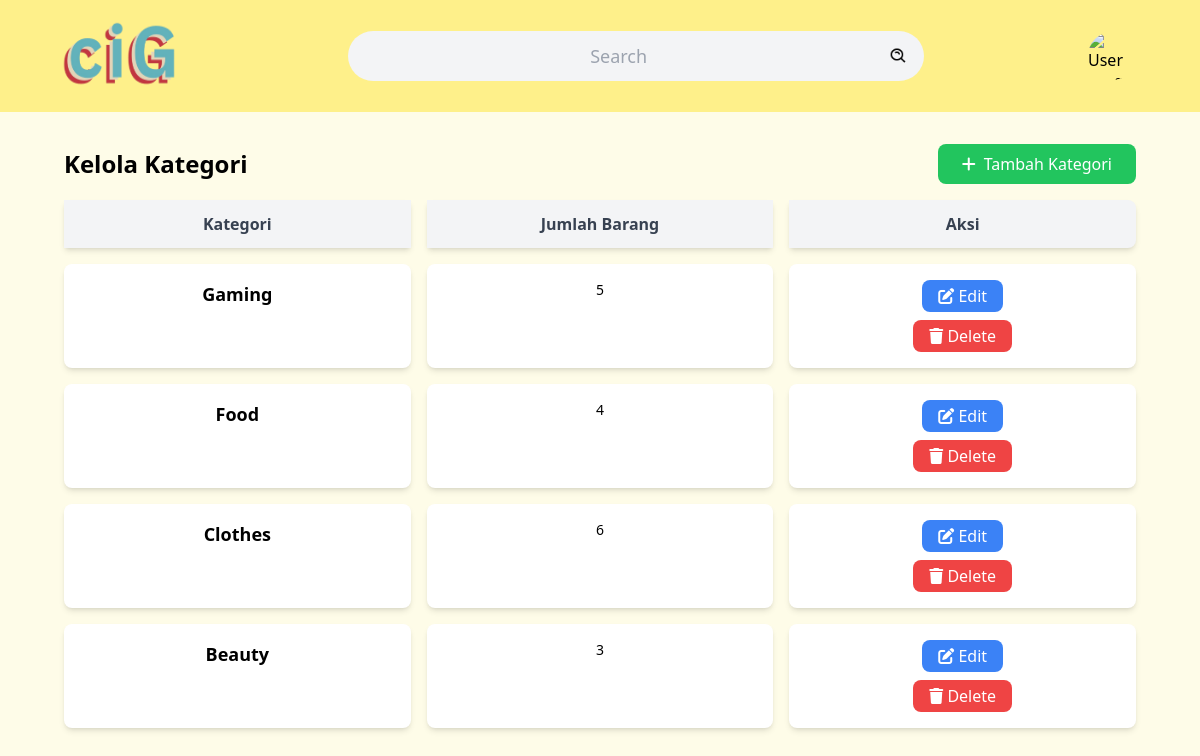
The app's page /atmin/admincat.php (signed in) with its own data.
### tables this page shows
CREATE TABLE IF NOT EXISTS `kategori` (
  `ID_kategori` int NOT NULL AUTO_INCREMENT,
  `nama_kategori` varchar(150) DEFAULT NULL,
  PRIMARY KEY (`ID_kategori`)
);

### atmin/admincat.php (the view, shortened to what this page needs)
<?php
require "../public/sess.php";
$query = "SELECT * FROM kategori";
?>
<!DOCTYPE html>
<html lang="en">
<head>
    <link rel="stylesheet" href="https://cdnjs.cloudflare.com/ajax/libs/font-awesome/6.0.0-beta3/css/all.min.css">
    <link rel="stylesheet" href="../public/css/style7.css">
</head>
<body class="font-sans bg-yellow-50">
    <div class="sticky top-0 flex items-center justify-between p-4 bg-yellow-200">
        <a href="atmindashboard.php">
            <img src="../public/photo/ciG.png" alt="ciGCentral" class="w-32 h-20 ml-10">
        </a>
        <div class="relative flex items-center w-3/4 max-w-xl p-2 mx-auto bg-gray-100 rounded-full">
            <form action="" class="flex items-center w-full">
                <input type="text" name="search" value="<?php if (isset($_GET['search'])) {
                    echo $_GET['search'];
                } ?>" placeholder="Search" class="w-full text-lg text-center bg-transparent outline-none">
                <button type="submit" class="p-2"><img src="../public/photo/search.png" width="20" height="20"
                        alt="Search"></button>
            </form>
        </div>
        <div class="relative">
            <img src="../public/photouser/<?php echo $_SESSION['fotouser']; ?>"
                class="w-12 h-12 mr-12 rounded-full cursor-pointer" alt="User profile" id="profileIcon">
        </div>
    </div>
    <div class="flex items-center justify-between mx-16 mt-8 mb-4">
        <h1 class="text-2xl font-bold text-center">Kelola Kategori</h1>
        <button class="flex items-center px-6 py-2 text-white bg-green-500 rounded-lg hover:bg-green-600"
            id="openAddCatModal">
            <i class="mr-2 fas fa-plus"></i> Tambah Kategori
        </button>
    </div>
    <div class="mx-16">
        <div class="grid grid-cols-3 gap-4 mb-4 font-bold text-center text-gray-700">
            <div class="px-6 py-3 bg-gray-100 shadow-md">Kategori</div>
            <div class="px-6 py-3 bg-gray-100 shadow-md">Jumlah Barang</div>
            <div class="px-6 py-3 bg-gray-100 rounded-tr-lg rounded-br-lg shadow-md">Aksi</div>
        </div>
        <?php $result = $conn->query($query);
        $row = $result->fetch_assoc();
        while ($row != null) {
            ?>
            <div class="grid grid-cols-3 gap-4 mb-4">
                <div class="p-4 text-center bg-white rounded-lg shadow-md">
                    <p class="text-lg font-semibold"><?php echo $row['nama_kategori']; ?></p>
                </div>
                <div class="p-4 text-center bg-white rounded-lg shadow-md">
                    <p class="text-sm">
                        <?php
                        $idcat = $row['ID_kategori'];
                        $countq = "SELECT COUNT(*) AS totalcategory FROM (SELECT * FROM produk WHERE ID_kategori = ?) AS sub;";
                        $stmtcountcat = $conn->prepare($countq);
                        $stmtcountcat->bind_param("i", $idcat);
                        $stmtcountcat->execute();
                        $rescat = $stmtcountcat->get_result();
                        $totalcat = $rescat->fetch_assoc();
                        echo $totalcat['totalcategory'];
                        ?>
                    </p>
                </div>
                <div class="p-4 text-center bg-white rounded-lg shadow-md">
                    <button type="button" class="px-4 py-1 text-white bg-blue-500 rounded-lg hover:bg-blue-600 edit-cat-btn"
                        data-cat-id="<?php echo $row['ID_kategori']; ?>"
                        data-cat-name="<?php echo $row['nama_kategori']; ?>">
                        <i class="fas fa-edit"></i> Edit
                    </button>
                    <form action="" method="POST" class="table-column">
                        <button type="submit" class="px-4 py-1 mt-2 text-white bg-red-500 rounded-lg hover:bg-red-600">
                            <i class="fas fa-trash"></i> Delete
                        </button>
                    </form>
                </div>
            </div>
            <?php $row = $result->fetch_assoc();
        } ?>
    </div>
</body>
</html>

### public/css/style7.css (style rules this page uses)
html, :host { line-height: 1.5; -webkit-text-size-adjust: 100%; -moz-tab-size: 4; -o-tab-size: 4; tab-size: 4; font-family: ui-sans-serif, system-ui, sans-serif, "Apple Color Emoji", "Segoe UI Emoji", "Segoe UI Symbol", "Noto Color Emoji"; font-feature-settings: normal; font-variation-settings: normal; -webkit-tap-highlight-color: transparent; }
body { margin: 0; line-height: inherit; }
h1, h2, h3, h4, h5, h6 { font-size: inherit; font-weight: inherit; }
a { color: inherit; text-decoration: inherit; }
button, input, optgroup, select, textarea { font-family: inherit; font-feature-settings: inherit; font-variation-settings: inherit; font-size: 100%; font-weight: inherit; line-height: inherit; letter-spacing: inherit; color: inherit; margin: 0; padding: 0; }
button, select { text-transform: none; }
button, input:where([type='button']), input:where([type='reset']), input:where([type='submit']) { -webkit-appearance: button; background-color: transparent; background-image: none; }
blockquote, dl, dd, h1, h2, h3, h4, h5, h6, hr, figure, p, pre { margin: 0; }
input::placeholder, textarea::placeholder { opacity: 1; color: #9ca3af; }
button, [role="button"] { cursor: pointer; }
img, svg, video, canvas, audio, iframe, embed, object { display: block; vertical-align: middle; }
img, video { max-width: 100%; height: auto; }
.relative { position: relative; }
.sticky { position: sticky; }
.top-0 { top: 0px; }
.mx-16 { margin-left: 4rem; margin-right: 4rem; }
.mx-auto { margin-left: auto; margin-right: auto; }
.mb-4 { margin-bottom: 1rem; }
.ml-10 { margin-left: 2.5rem; }
.mr-12 { margin-right: 3rem; }
.mr-2 { margin-right: 0.5rem; }
.mt-2 { margin-top: 0.5rem; }
.mt-8 { margin-top: 2rem; }
.flex { display: flex; }
.grid { display: grid; }
.h-12 { height: 3rem; }
.h-20 { height: 5rem; }
.w-12 { width: 3rem; }
.w-3\/4 { width: 75%; }
.w-32 { width: 8rem; }
.w-full { width: 100%; }
.max-w-xl { max-width: 36rem; }
.cursor-pointer { cursor: pointer; }
.grid-cols-3 { grid-template-columns: repeat(3, minmax(0, 1fr)); }
.items-center { align-items: center; }
.justify-between { justify-content: space-between; }
.gap-4 { gap: 1rem; }
.rounded-full { border-radius: 9999px; }
.rounded-lg { border-radius: 0.5rem; }
.rounded-br-lg { border-bottom-right-radius: 0.5rem; }
.rounded-tr-lg { border-top-right-radius: 0.5rem; }
.bg-blue-500 { --tw-bg-opacity: 1; background-color: rgb(59 130 246 / var(--tw-bg-opacity)); }
.bg-gray-100 { --tw-bg-opacity: 1; background-color: rgb(243 244 246 / var(--tw-bg-opacity)); }
.bg-green-500 { --tw-bg-opacity: 1; background-color: rgb(34 197 94 / var(--tw-bg-opacity)); }
.bg-red-500 { --tw-bg-opacity: 1; background-color: rgb(239 68 68 / var(--tw-bg-opacity)); }
.bg-transparent { background-color: transparent; }
.bg-white { --tw-bg-opacity: 1; background-color: rgb(255 255 255 / var(--tw-bg-opacity)); }
.bg-yellow-200 { --tw-bg-opacity: 1; background-color: rgb(254 240 138 / var(--tw-bg-opacity)); }
.bg-yellow-50 { --tw-bg-opacity: 1; background-color: rgb(254 252 232 / var(--tw-bg-opacity)); }
.p-2 { padding: 0.5rem; }
.p-4 { padding: 1rem; }
.px-4 { padding-left: 1rem; padding-right: 1rem; }
.px-6 { padding-left: 1.5rem; padding-right: 1.5rem; }
.py-1 { padding-top: 0.25rem; padding-bottom: 0.25rem; }
.py-2 { padding-top: 0.5rem; padding-bottom: 0.5rem; }
.py-3 { padding-top: 0.75rem; padding-bottom: 0.75rem; }
.text-center { text-align: center; }
.font-sans { font-family: ui-sans-serif, system-ui, sans-serif, "Apple Color Emoji", "Segoe UI Emoji", "Segoe UI Symbol", "Noto Color Emoji"; }
.text-2xl { font-size: 1.5rem; line-height: 2rem; }
.text-lg { font-size: 1.125rem; line-height: 1.75rem; }
.text-sm { font-size: 0.875rem; line-height: 1.25rem; }
.font-bold { font-weight: 700; }
.font-semibold { font-weight: 600; }
.text-gray-700 { --tw-text-opacity: 1; color: rgb(55 65 81 / var(--tw-text-opacity)); }
.text-white { --tw-text-opacity: 1; color: rgb(255 255 255 / var(--tw-text-opacity)); }
.shadow-md { --tw-shadow: 0 4px 6px -1px rgb(0 0 0 / 0.1), 0 2px 4px -2px rgb(0 0 0 / 0.1); --tw-shadow-colored: 0 4px 6px -1px var(--tw-shadow-color), 0 2px 4px -2px var(--tw-shadow-color); box-shadow: var(--tw-ring-offset-shadow, 0 0 #0000), var(--tw-ring-shadow, 0 0 #0000), var(--tw-shadow); }
.outline-none { outline: 2px solid transparent; outline-offset: 2px; }

### records on screen
kategori: nama_kategori "Gaming", totalcategory "5"
kategori: nama_kategori "Food", totalcategory "4"
kategori: nama_kategori "Clothes", totalcategory "6"
kategori: nama_kategori "Beauty", totalcategory "3"
